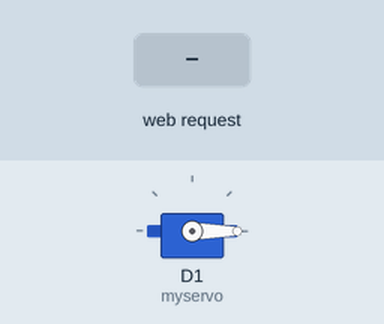
A sketch run on a simulated ESP8266 (NodeMCU). Parts: servo. The inputs (shaded band) are chosen by the test bench. WiFi joins after 1.5 s; servers stay silent unless stated; what the sketch prints to the serial monitor is not drawn.

Above: at 2.7 s.
2.8 s: HTTP request GET /sort?color=red received
At 3.4 s:
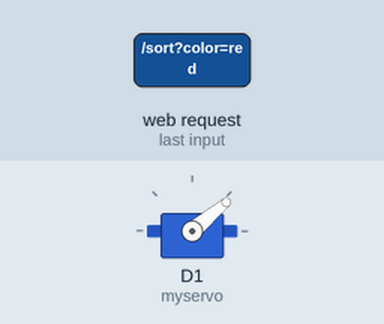
4.3 s: HTTP request GET /sort?color=green received
At 5.5 s:
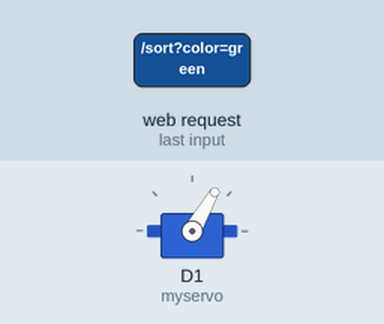
5.8 s: HTTP request GET /sort?color=blue received
At 6.9 s:
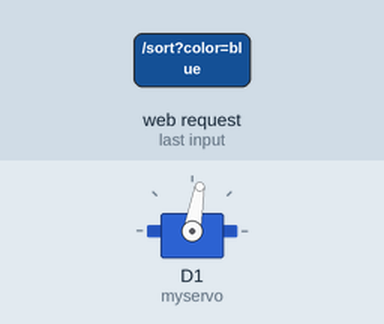
7.3 s: HTTP request GET /sort?color=white received
At 8.0 s:
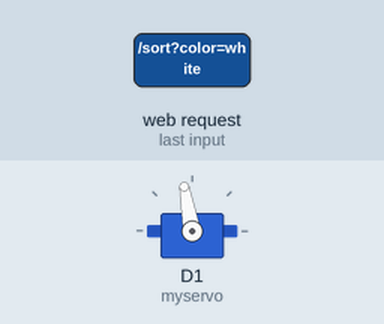
8.8 s: HTTP request GET /sort?color=black received
At 9.2 s:
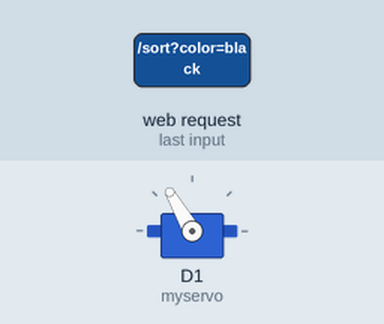
10.3 s: HTTP request GET /sort?color=multi received
At 11.5 s:
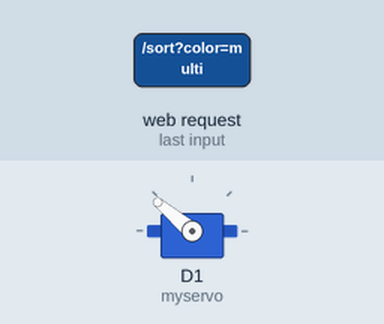
Timing chart, 0 to 12.8 s (numbered marks = the images above; inputs shaded):
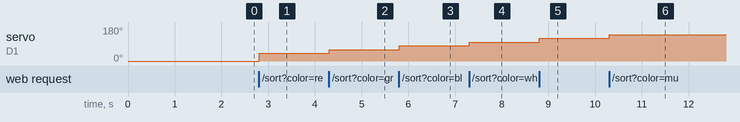

Measured:
- after the input at 2.8 s, servo on D1 (myservo): 0° → 40° at once
- after the input at 4.3 s, servo on D1 (myservo): 40° → 60° at once
- after the input at 5.8 s, servo on D1 (myservo): 60° → 80° at once
- after the input at 7.3 s, servo on D1 (myservo): 80° → 100° at once
- after the input at 8.8 s, servo on D1 (myservo): 100° → 120° at once
- after the input at 10.3 s, servo on D1 (myservo): 120° → 140° at once

The sketch:

src.ino
```cpp
// Load Wi-Fi library
#include <ESP8266WiFi.h>
#include <ESP8266mDNS.h>

// Load servo library
#include <Servo.h>

// Replace with your network credentials
const char* ssid     = "SSID";
const char* password = "PASSWORD";

// Set web server port number to 80
WiFiServer server(80);

// Variable to store the HTTP request
String header;

// Servo settings
int angle = 0;
String lastSort = "none sorted yet";
Servo myservo;  // create servo object to control a servo

// Current time
unsigned long currentTime = millis();
// Previous time
unsigned long previousTime = 0;
// Define timeout time in milliseconds (example: 2000ms = 2s)
const long timeoutTime = 2000;

void setup() {
  Serial.begin(115200);

  myservo.attach(D1);  // attaches the servo to the servo object
  myservo.write(angle);

  // Connect to Wi-Fi network with SSID and password
  Serial.print("Connecting to ");
  Serial.println(ssid);
  WiFi.begin(ssid, password);
  while (WiFi.status() != WL_CONNECTED) {
    delay(500);
    Serial.print(".");
  }

  // Set up mDNS responder:
  // - first argument is the domain name, in this example
  //   the fully-qualified domain name is "esp8266.local"
  // - second argument is the IP address to advertise
  //   we send our IP address on the WiFi network
  if (!MDNS.begin("sorter")) {
    Serial.println("Error setting up MDNS responder!");
    while (1) { delay(1000); }
  }
  Serial.println("mDNS responder started");

  // Print local IP address and start web server
  Serial.println("");
  Serial.println("WiFi connected.");
  Serial.println("IP address: ");
  Serial.println(WiFi.localIP());
  server.begin();

    // Add service to MDNS-SD
  MDNS.addService("http", "tcp", 80);
}

void loop() {
  MDNS.update();
  WiFiClient client = server.available();   // Listen for incoming clients

  if (client) {                             // If a new client connects,
    Serial.println("New Client.");          // print a message out in the serial port
    String currentLine = "";                // make a String to hold incoming data from the client
    currentTime = millis();
    previousTime = currentTime;
    while (client.connected() && currentTime - previousTime <= timeoutTime) { // loop while the client's connected
      currentTime = millis();
      if (client.available()) {             // if there's bytes to read from the client,
        char c = client.read();             // read a byte, then
        Serial.write(c);                    // print it out the serial monitor
        header += c;
        if (c == '\n') {                    // if the byte is a newline character
          // if the current line is blank, you got two newline characters in a row.
          // that's the end of the client HTTP request, so send a response:
          if (currentLine.length() == 0) {
            // HTTP headers always start with a response code (e.g. HTTP/1.1 200 OK)
            // and a content-type so the client knows what's coming, then a blank line:
            client.println("HTTP/1.1 200 OK");
            client.println("Content-type:text/html");
            client.println("Connection: close");
            client.println();

            // turns the GPIOs on and off
            if (header.indexOf("GET /home") >= 0) {
              angle = 0;
              lastSort = "home";
            } else if (header.indexOf("GET /sort?color=red") >= 0) {
              angle = 40;
              lastSort = "red";
            } else if (header.indexOf("GET /sort?color=green") >= 0) {
              angle = 60;
              lastSort = "green";
            } else if (header.indexOf("GET /sort?color=blue") >= 0) {
              angle = 80;
              lastSort = "blue";
            } else if (header.indexOf("GET /sort?color=white") >= 0) {
              angle = 100;
              lastSort = "white";
            } else if (header.indexOf("GET /sort?color=black") >= 0) {
              angle = 120;
              lastSort = "black";
            } else if (header.indexOf("GET /sort?color=multi") >= 0) {
              angle = 140;
              lastSort = "multi";
            } else if (header.indexOf("GET /sort?color=colorless") >= 0) {
              angle = 160;
              lastSort = "colorless";
            } else if (header.indexOf("GET /sort") >= 0) { // For all other calls, treat it as other
              angle = 180;
              lastSort = "other";
            }
            myservo.write(angle);

            // Display the HTML web page
            client.println("<!DOCTYPE html><html>");
            client.println("<head><meta name=\"viewport\" content=\"width=device-width, initial-scale=1\">");
            client.println("<link rel=\"icon\" href=\"data:,\">");
            // CSS to style the on/off buttons
            client.println("<link rel=\"stylesheet\" href=\"https://cdn.simplecss.org/simple.css\">");
            client.println("</head>");

            // Web Page Heading
            client.println("<body><header><h1>MTG Card sorter</h1></header>");
            client.print("<p> Let Delver Lens send GET requests to: <code>http://sorter.local/sort?color=$color</code></p>");

            // Display current state
            client.println("<p class=\"notice\">Last sorted color: " + lastSort + "</p>");

            client.println("<h2>Manual sort</h2>");
            client.println("<a href=\"/home\" class=\"button\">Home</a>");
            client.println("<a href=\"/sort?color=red\" class=\"button\">Red</a>");
            client.println("<a href=\"/sort?color=green\" class=\"button\">Green</a>");
            client.println("<a href=\"/sort?color=blue\" class=\"button\">Blue</a>");
            client.println("<a href=\"/sort?color=white\" class=\"button\">White</a>");
            client.println("<a href=\"/sort?color=black\" class=\"button\">Black</a>");
            client.println("<a href=\"/sort?color=multi\" class=\"button\">Multicolor</a>");
            client.println("<a href=\"/sort?color=colorless\" class=\"button\">Colorless</button></a>");
            client.println("<a href=\"/sort?color=other\" class=\"button\">Other</a>");


            client.println("</body></html>");

            // The HTTP response ends with another blank line
            client.println();
            // Break out of the while loop
            break;
          } else { // if you got a newline, then clear currentLine
            currentLine = "";
          }
        } else if (c != '\r') {  // if you got anything else but a carriage return character,
          currentLine += c;      // add it to the end of the currentLine
        }
      }
    }
    // Clear the header variable
    header = "";
    // Close the connection
    client.stop();
    Serial.println("Client disconnected.");
    Serial.println("");
  }
}
```
